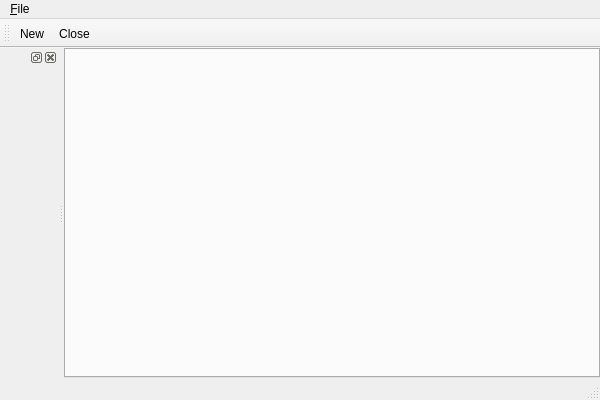
<?xml version="1.0" encoding="UTF-8"?>
<ui version="4.0">
 <class>MainWindowClass</class>
 <widget class="QMainWindow" name="MainWindowClass">
  <property name="geometry">
   <rect>
    <x>0</x>
    <y>0</y>
    <width>600</width>
    <height>400</height>
   </rect>
  </property>
  <property name="windowTitle">
   <string>MainWindow</string>
  </property>
  <widget class="QWidget" name="centralWidget">
   <layout class="QHBoxLayout" name="horizontalLayout">
    <property name="leftMargin">
     <number>0</number>
    </property>
    <property name="topMargin">
     <number>0</number>
    </property>
    <property name="rightMargin">
     <number>0</number>
    </property>
    <property name="bottomMargin">
     <number>0</number>
    </property>
    <item>
     <widget class="QTabWidget" name="tabWidget">
      <property name="currentIndex">
       <number>-1</number>
      </property>
     </widget>
    </item>
   </layout>
  </widget>
  <widget class="QMenuBar" name="menuBar">
   <property name="geometry">
    <rect>
     <x>0</x>
     <y>0</y>
     <width>600</width>
     <height>33</height>
    </rect>
   </property>
   <widget class="QMenu" name="menu_File">
    <property name="title">
     <string>&amp;File</string>
    </property>
    <addaction name="action_New"/>
    <addaction name="action_Close"/>
   </widget>
   <addaction name="menu_File"/>
  </widget>
  <widget class="QToolBar" name="mainToolBar">
   <attribute name="toolBarArea">
    <enum>TopToolBarArea</enum>
   </attribute>
   <attribute name="toolBarBreak">
    <bool>false</bool>
   </attribute>
   <addaction name="action_New"/>
   <addaction name="action_Close"/>
  </widget>
  <widget class="QStatusBar" name="statusBar"/>
  <widget class="QDockWidget" name="dockWidget">
   <attribute name="dockWidgetArea">
    <number>1</number>
   </attribute>
   <widget class="QWidget" name="dockWidgetContents"/>
  </widget>
  <action name="action_New">
   <property name="icon">
    <iconset>
     <normaloff>images/add_notes_48.png</normaloff>images/add_notes_48.png</iconset>
   </property>
   <property name="text">
    <string>&amp;New</string>
   </property>
   <property name="shortcut">
    <string>Ctrl+N</string>
   </property>
  </action>
  <action name="action_Close">
   <property name="icon">
    <iconset>
     <normaloff>images/tab_close_48.png</normaloff>images/tab_close_48.png</iconset>
   </property>
   <property name="text">
    <string>&amp;Close</string>
   </property>
   <property name="shortcut">
    <string>Ctrl+W</string>
   </property>
  </action>
 </widget>
 <layoutdefault spacing="6" margin="11"/>
 <resources>
  <include location="MainWindow.qrc"/>
 </resources>
 <connections/>
</ui>
